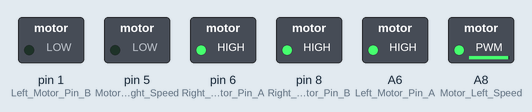
The sketch below on a simulated Teensy 4. Parts: switched loads named in the sketch (green lamp = pin HIGH).

Above: at 1.1 s.
At 9.1 s:
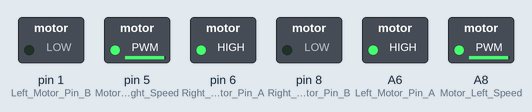
At 12.1 s:
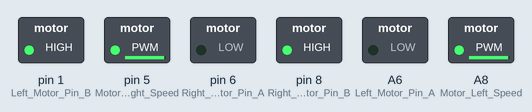
At 21.1 s:
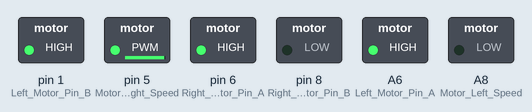
At 32.1 s:
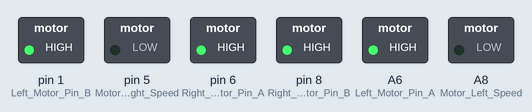
Timing chart, 0 to 40.0 s (numbered marks = the images above):
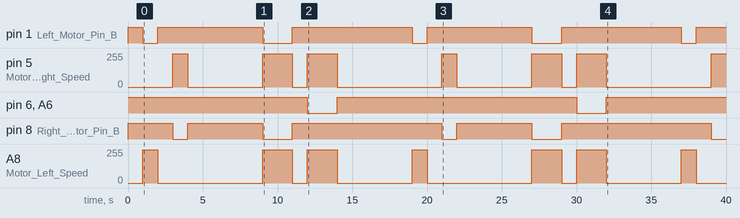

The sketch:

Platform_Motor_Test_R04.ino
```cpp
//////////////////////////////////////////////
//   Brandeis Platform   Motor Test         //
//                                          //
//           http://www.educ8s.tv           //
/////////////////////////////////////////////

//Revision  001  convert to motor controller
// Rev03 changed pins to conform to other tests and LAB software
// Rev 04  previous generation CAT_Motor_Test_R03


//Define all the connections maps to the  Motor Controller

int Left_Motor_Pin_A = 20;
int Left_Motor_Pin_B  = 1;   //forward and backwards switched on CAT kitty 1 20

int Motor_Left_Speed   =  22; // use 21 (3.6 )and  22 because of Teensy 4.1 compatibility

int Right_Motor_Pin_A  = 6;
int Right_Motor_Pin_B  =  8;   //forward and backwards switched on CAT kitty 8 6

int Motor_Right_Speed    =  5;


boolean goesForward = false;
int distance = 100;
int speedSet = 20;
int MAX_SPEED = 250;
int MAX_SPEED_OFFSET = 0;


void setup()
{


  // Defines the function of the pin.  pinMode ( pin name, input or output);
  pinMode(Motor_Left_Speed,  OUTPUT);
  pinMode(Left_Motor_Pin_A, OUTPUT);
  pinMode(Left_Motor_Pin_B, OUTPUT);
  pinMode(Right_Motor_Pin_A, OUTPUT);
  pinMode(Right_Motor_Pin_B, OUTPUT);
  pinMode(Motor_Right_Speed,  OUTPUT);


  moveStop(1000);


}

void loop() {

 moveLeftMotorForward(1000);    // move left motor for 1 second
 moveStop(1000);    // move stop for 1 second
 moveRightMotorForward(1000);    // move left motor for 1 second
 moveStop(5000);    // move stop for 5 second
 /*moveLeft(1000);    // move left for 1 second
 moveStop(1000);    // stop for 1 seconds
 moveRight(1000);   // move right for 1 second
  moveStop(1000);    // move stop for 3 second
*/ moveForward(2000); // move forward for 1 second
  moveStop(1000);    // move stop for 1 second
  moveBackward(2000);// move backwards for 1 second
  moveStop(5000);    // move stop for 5 second


}


/**********************************************************

 *  *                  Subroutines


 ********************************************************/


void moveForward(int g)          //forward
{

  digitalWrite(Right_Motor_Pin_A, HIGH);
  digitalWrite(Right_Motor_Pin_B, LOW);
  analogWrite(Motor_Right_Speed, MAX_SPEED);
  digitalWrite(Left_Motor_Pin_A, HIGH);
  digitalWrite(Left_Motor_Pin_B, LOW);
  analogWrite(Motor_Left_Speed, MAX_SPEED);


  delay(g );
}

void moveLeftMotorForward(int m)          //forward
{

  digitalWrite(Right_Motor_Pin_A, HIGH);
  digitalWrite(Right_Motor_Pin_B, HIGH);
  analogWrite(Motor_Right_Speed, 0);
  digitalWrite(Left_Motor_Pin_A, HIGH);
  digitalWrite(Left_Motor_Pin_B, LOW);
  analogWrite(Motor_Left_Speed, MAX_SPEED);


  delay(m);
}

void moveRightMotorForward(int l)          //forward
{

  digitalWrite(Right_Motor_Pin_A, HIGH);
  digitalWrite(Right_Motor_Pin_B, LOW);
  analogWrite(Motor_Right_Speed, MAX_SPEED);
  digitalWrite(Left_Motor_Pin_A, HIGH);
  digitalWrite(Left_Motor_Pin_B, HIGH);
  analogWrite(Motor_Left_Speed, 0);


  delay(l);
}

void moveBackward(int n)          //back
{
  digitalWrite(Right_Motor_Pin_A, LOW);
  digitalWrite(Right_Motor_Pin_B, HIGH);
  analogWrite(Motor_Right_Speed, MAX_SPEED);
  digitalWrite(Left_Motor_Pin_A, LOW);
  digitalWrite(Left_Motor_Pin_B, HIGH);
  analogWrite(Motor_Left_Speed, MAX_SPEED);

  delay(n );

}


void moveStop(int f)         //stop
{
  digitalWrite(Right_Motor_Pin_A, HIGH);
  digitalWrite(Right_Motor_Pin_B, HIGH);
  analogWrite(Motor_Right_Speed, 0);
  digitalWrite(Left_Motor_Pin_A, HIGH);
  digitalWrite(Left_Motor_Pin_B, HIGH);
  analogWrite(Motor_Left_Speed, 0);
  delay(f);
}


void moveRight(int d)        //right
{
  digitalWrite(Right_Motor_Pin_A, LOW);
  digitalWrite(Right_Motor_Pin_B, HIGH);
  analogWrite(Motor_Right_Speed, 0);
  digitalWrite(Left_Motor_Pin_A, LOW);
  digitalWrite(Left_Motor_Pin_B, HIGH);
  analogWrite(Motor_Left_Speed, MAX_SPEED);
  delay(d );
}


void moveLeft(int d)        //right
{
  digitalWrite(Right_Motor_Pin_A,LOW);
  digitalWrite(Right_Motor_Pin_B, HIGH);
  analogWrite(Motor_Right_Speed, MAX_SPEED);
  digitalWrite(Left_Motor_Pin_A, LOW);
  digitalWrite(Left_Motor_Pin_B, HIGH);
  analogWrite(Motor_Left_Speed, 0);
  delay(d );
}
```

Measured:
- by itself, pin 1 (Left_Motor_Pin_B): repeats every 18.0 s: HIGH 7.0 s, LOW 2.0 s, HIGH 8.0 s, LOW 1.0 s
- by itself, pin 6 (Right_Motor_Pin_A), A6 (Left_Motor_Pin_A): alternates HIGH for 16.0 s and LOW for 2.0 s
- by itself, pin 8 (Right_Motor_Pin_B): HIGH → LOW at 3.0 s, → HIGH 1.0 s later, → LOW 5.0 s later, → HIGH 2.0 s later, … (9 changes in this stretch)
- by itself, A8 (Motor_Left_Speed): repeats every 18.0 s: 0/255 7.0 s, 250/255 2.0 s, 0/255 1.0 s, 250/255 2.0 s, 0/255 5.0 s, 250/255 1.0 s
- by itself, pin 5 (Motor_Right_Speed): 0/255 → 250/255 at 3.0 s, → 0/255 1.0 s later, → 250/255 5.0 s later, → 0/255 2.0 s later, … (13 changes in this stretch)
